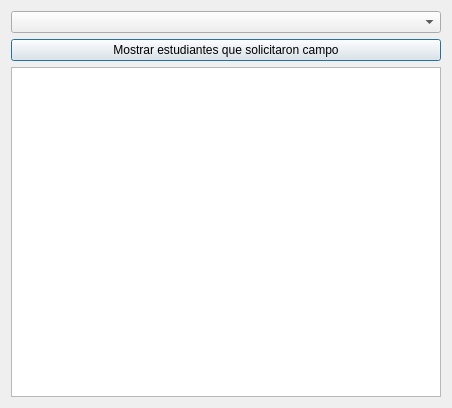
<?xml version="1.0" encoding="UTF-8"?>
<ui version="4.0">
 <class>ListaEventos</class>
 <widget class="QDialog" name="ListaEventos">
  <property name="geometry">
   <rect>
    <x>0</x>
    <y>0</y>
    <width>452</width>
    <height>408</height>
   </rect>
  </property>
  <property name="windowTitle">
   <string>Lista de Eventos</string>
  </property>
  <layout class="QVBoxLayout" name="verticalLayout">
   <item>
    <widget class="QComboBox" name="comboBox"/>
   </item>
   <item>
    <widget class="QPushButton" name="pushButton">
     <property name="text">
      <string>Mostrar estudiantes que solicitaron campo</string>
     </property>
    </widget>
   </item>
   <item>
    <widget class="QTableView" name="tableView"/>
   </item>
  </layout>
 </widget>
 <resources/>
 <connections/>
</ui>
